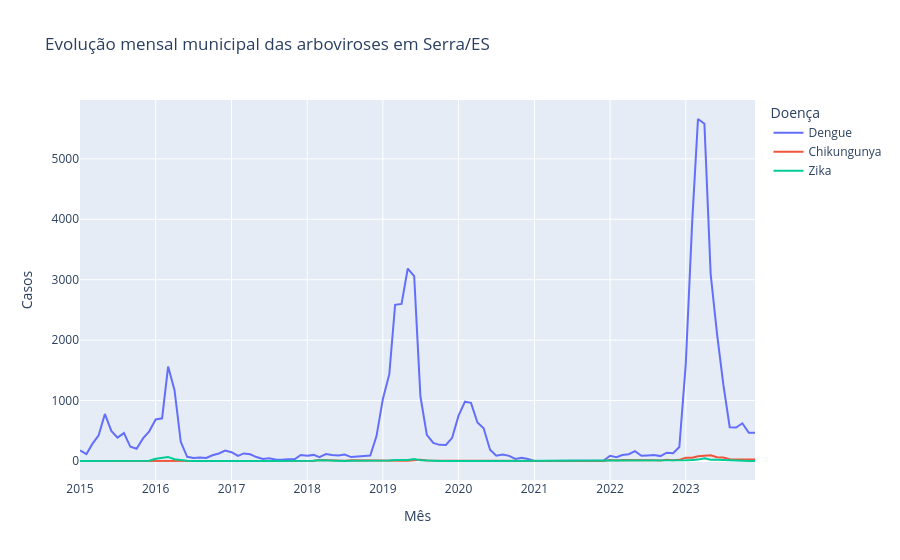
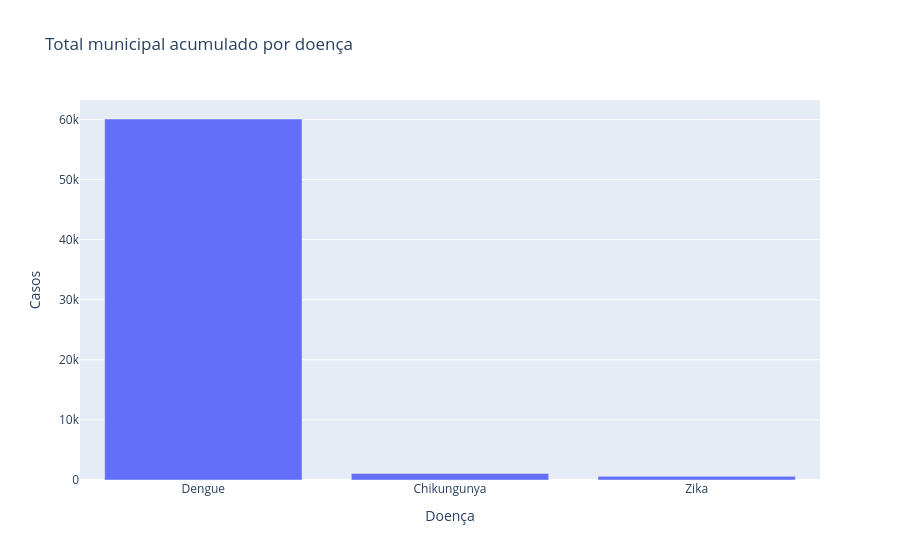

The notebook cell saved with these charts, in order:
### Code cell
print('Resumo geral da análise territorial e municipal')
display(df_resumo_geral_mapa_bairros)

print('Bairros reconhecidos na malha real do IBGE')
display(df_bairros_reconhecidos)

print('Total municipal de casos por doença, participação e média municipal por bairro')
display(df_total_doenca_municipal)

print('Total municipal de casos por ano')
display(df_total_ano_municipal)

print('Anos com maior volume de casos')
display(df_anos_criticos_municipais)

print('Meses com maior volume de casos')
display(df_meses_criticos_municipais[['periodo', 'casos', 'media_municipal_por_bairro']])

print('Pico mensal municipal por doença')
display(df_picos_doenca_municipais[['doenca', 'periodo', 'casos', 'media_municipal_por_bairro']])

fig_evolucao_municipal = px.line(
    df_casos_municipal.sort_values('data'),
    x='data',
    y='casos',
    color='doenca',
    title='Evolução mensal municipal das arboviroses em Serra/ES',
    labels={'data': 'Mês', 'casos': 'Casos', 'doenca': 'Doença'}
)
fig_evolucao_municipal.show()

fig_total_doenca_municipal = px.bar(
    df_total_doenca_municipal,
    x='doenca',
    y='casos',
    title='Total municipal acumulado por doença',
    labels={'doenca': 'Doença', 'casos': 'Casos'}
)
fig_total_doenca_municipal.show()

fig_media_doenca_municipal = px.bar(
    df_total_doenca_municipal,
    x='doenca',
    y='media_municipal_por_bairro',
    title='Média municipal por bairro por doença',
    labels={'doenca': 'Doença', 'media_municipal_por_bairro': 'Média municipal por bairro'}
)
fig_media_doenca_municipal.show()

fig_anos_criticos_municipais = px.bar(
    df_anos_criticos_municipais.sort_values('ano'),
    x='ano',
    y='casos',
    title='Anos com maior volume de casos',
    labels={'ano': 'Ano', 'casos': 'Casos'}
)
fig_anos_criticos_municipais.show()
